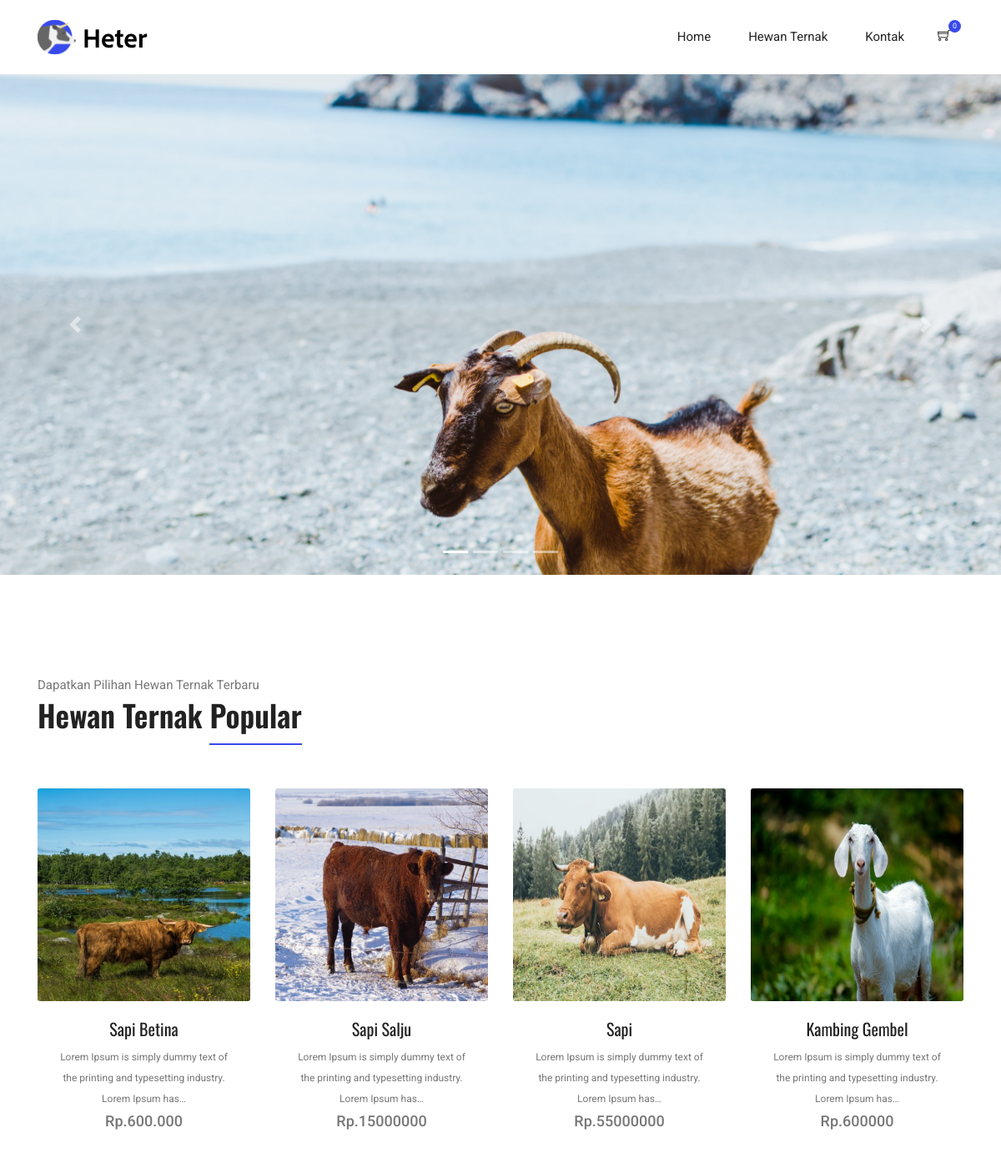
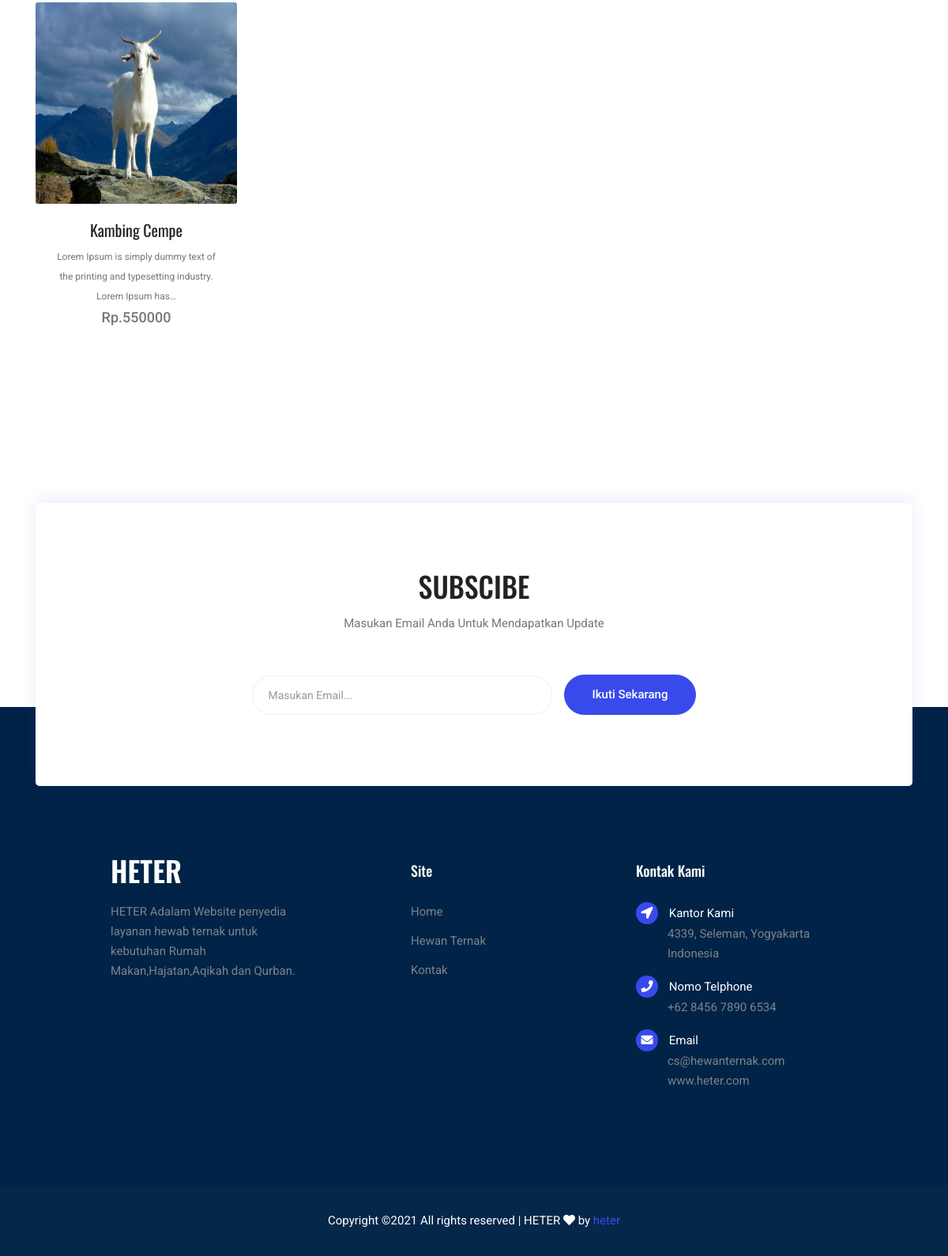
The page / on the database its author committed (2 pictures, top to bottom).
### tables this page shows
CREATE TABLE `tb_slider` (
  `idslider` int(11) NOT NULL,
  `link_slider` varchar(255) NOT NULL,
  `img_slider` varchar(255) NOT NULL,
  `date_created` date NOT NULL
);

CREATE TABLE `tb_hewan` (
  `idhewan` int(10) UNSIGNED NOT NULL,
  `nama_hewan` varchar(255) DEFAULT NULL,
  `nama_pemilik` varchar(255) NOT NULL,
  `deskripsi` varchar(255) DEFAULT NULL,
  `stok` varchar(255) NOT NULL,
  `berat` varchar(255) NOT NULL,
  `harga` varchar(10) DEFAULT NULL,
  `umur` varchar(255) NOT NULL,
  `kelamin` enum('Jantan','Betina') NOT NULL,
  `img_hewan` varchar(50) DEFAULT NULL,
  `kondisi` enum('Baik','Sangat Baik') NOT NULL,
  `alamat` text NOT NULL,
  `link_alamat` varchar(255) NOT NULL,
  `kategori` int(10) DEFAULT NULL,
  `date_created` date NOT NULL
);

### application/controllers/Home.php (called while the page is built, shortened)
<?php
class Home extends CI_Controller
{
    public function __construct()
    {
        $this->load->library('cart');
        $this->load->model('keranjang_model');
        $this->load->model('HewanTernak_m');
    }
    public function index()
    {
        $data['title'] = "HETER - Home";
        $data['slider'] = $this->HewanTernak_m->get_slider_all();
        $data['hewan'] = $this->keranjang_model->get_produk_all();
        $this->load->view('templates_home/header', $data);
        $this->load->view('home/index', $data);
        $this->load->view('templates_home/footer');
    }
}

### index.php (called while the page is built, shortened)
<?php
require_once BASEPATH.'core/CodeIgniter.php';

### application/models/HewanTernak_m.php (called while the page is built, shortened)
<?php
class HewanTernak_m extends CI_Model
{
    public function get_slider_all()
    {
        $this->db->select('*');
        $this->db->from('tb_slider');
        return $this->db->get()->result_array();
    }
}

### application/models/Keranjang_model.php (called while the page is built, shortened)
<?php if (!defined('BASEPATH')) exit('No direct script access allowed');
class Keranjang_model extends CI_Model
{
    public function get_produk_all()
    {
        $this->db->select('*');
        $this->db->from('tb_hewan');
        $this->db->order_by('idhewan', 'DESC');
        return $this->db->get()->result_array();
    }
}

### application/views/home/index.php (the view, shortened to what this page needs)
<main class="site-main">
    <section>
        <div id="slider" class="carousel slide" data-ride="carousel">
            <ol class="carousel-indicators">
                <?php
                foreach ($slider as $key => $value) {
                    $active = ($key == 0) ? 'active' : '';
                    echo '<li data-target="#slider" data-slide-to="' . $key . '" class="' . $active . '"></li>';
                }
                ?>
            </ol>
            <div class="carousel-inner" role="listbox">
                <?php
                $i = 0;
                if (isset($slider)) {
                    foreach ($slider as $slide) {
                        $actives = '';
                        if ($i == 0) {
                            $actives = 'active';
                        } {
                ?>
                            <div class="carousel-item <?= $actives ?>">
                                <img class="img-fluid" src="<?= base_url() ?>uploads/slider/<?= $slide['img_slider']; ?>" class="d-block w-100" alt="...">
                            </div>
                        <?php $i++;
                        } ?>
                <?php
                    }
                } else {
                    echo "";
                } ?>
            </div>
            <a class="carousel-control-prev" href="#slider" role="button" data-slide="prev">
                <span class="carousel-control-prev-icon" aria-hidden="true"></span>
            </a>
            <a class="carousel-control-next" href="#slider" role="button" data-slide="next">
                <span class="carousel-control-next-icon" aria-hidden="true"></span>
            </a>
        </div>
    </section>
    <section class="section-margin calc-60px">
        <div class="container">
            <div class="section-intro pb-60px">
                <p>Dapatkan Pilihan Hewan Ternak Terbaru</p>
                <h2>Hewan Ternak <span class="section-intro__style">Popular</span></h2>
            </div>
            <div class="row">
                <?php
                if (isset($hewan)) {
                    foreach ($hewan as $hwn) {
                ?>
                        <div class="col-md-6 col-lg-4 col-xl-3">
                            <div class="card text-center card-product">
                                <div class="card-product__img">
                                    <form method="post" action="<?php echo base_url(); ?>shopping/tambah" method="post" accept-charset="utf-8">
                                        <img class="card-img" src="<?= base_url() ?>uploads/hewan/<?= $hwn['img_hewan'] ?>" alt="">
                                </div>
                                <div class="card-body">
                                    <h4 class="card-product__title"><a href="#"><?= $hwn['nama_hewan']; ?></a></h4>
                                    <small><?= word_limiter($hwn['deskripsi'], 15); ?></small>
                                    <p class="card-product__price">Rp.<?= $hwn['harga']; ?></p>
                                </div>
                            </div>
                        </div>
                <?php
                    }
                } else {
                    echo "";
                }
                ?>
            </div>
        </div>
    </section>
    <section class="subscribe-position">
        <div class="container">
            <div class="subscribe text-center">
                <h3 class="subscribe__title">SUBSCIBE</h3>
                <p>Masukan Email Anda Untuk Mendapatkan Update</p>
                <div id="mc_embed_sign">
                    <form action="<?= base_url() ?>shopping/subscribe" method="POST" class="subscribe-form form-inline mt-5 pt-1">
                        <div class="form-group ml-sm-auto">
                            <input class="form-control mb-1" type="email" name="email" placeholder="Masukan Email...">
                        </div>
                        <button class="button button-subscribe mr-auto mb-1" type="submit">Ikuti Sekarang</button>
                    </form>
                    <div class="row d-flex justify-content-center">
                        <div class="col-md-6">
                        </div>
                    </div>
                </div>
            </div>
        </div>
    </section>
</main>

### rows shown on the page
tb_slider: img_slider (picture)
tb_hewan: img_hewan (picture), nama_hewan "Sapi Betina", deskripsi "Lorem Ipsum is simply dummy text of the printing and typesetting industry. Lorem Ipsum has…", harga "600.000"
tb_hewan: img_hewan (picture), nama_hewan "Sapi Salju", deskripsi "Lorem Ipsum is simply dummy text of the printing and typesetting industry. Lorem Ipsum has…", harga "15000000"
tb_hewan: img_hewan (picture), nama_hewan "Sapi", deskripsi "Lorem Ipsum is simply dummy text of the printing and typesetting industry. Lorem Ipsum has…", harga "55000000"
tb_hewan: img_hewan (picture), nama_hewan "Kambing Gembel", deskripsi "Lorem Ipsum is simply dummy text of the printing and typesetting industry. Lorem Ipsum has…", harga "600000"
tb_hewan: img_hewan (picture), nama_hewan "Kambing Cempe", deskripsi "Lorem Ipsum is simply dummy text of the printing and typesetting industry. Lorem Ipsum has…", harga "550000"

### other values the page prints
$cart "0"
